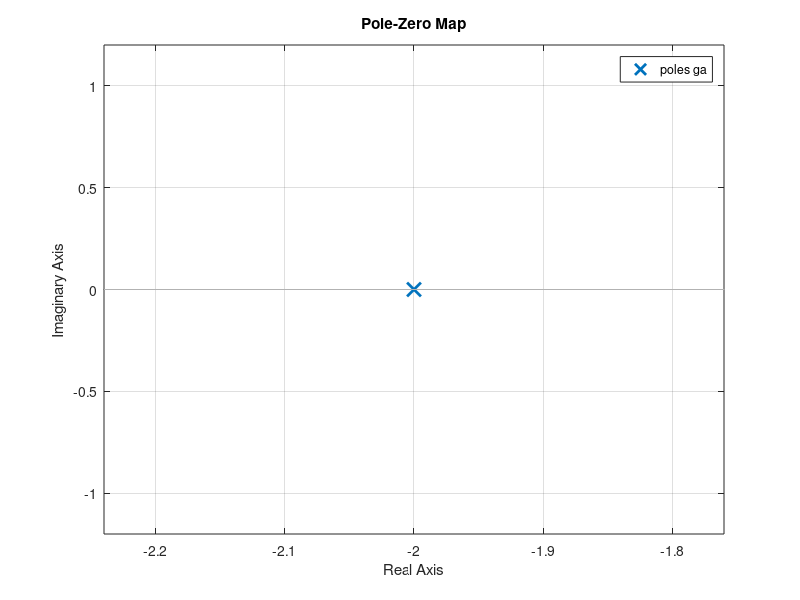
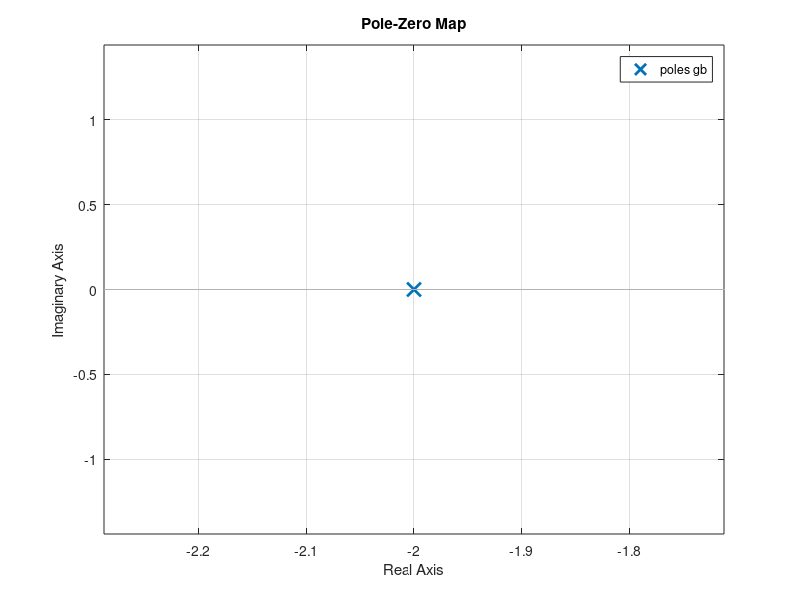
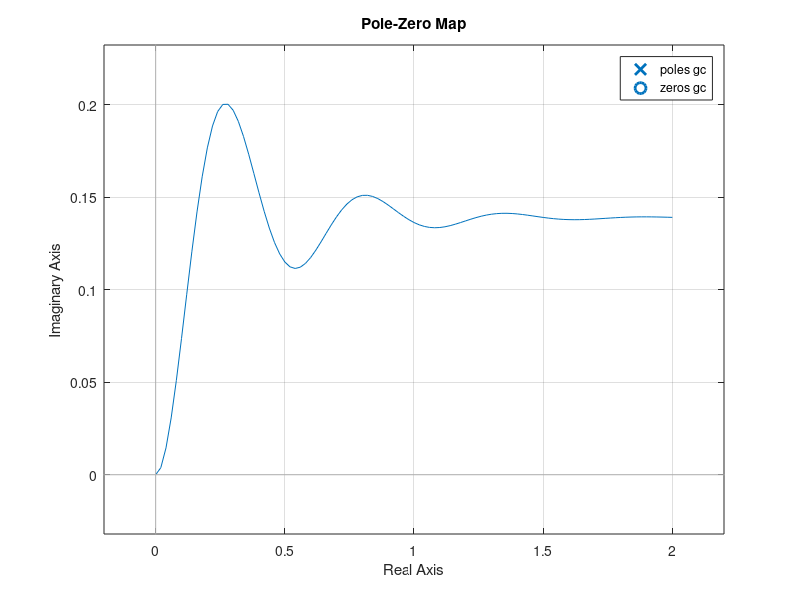

MATLAB code to generate these figures, in order:
function [] = prob8

	if(is_octave())
		pkg load control
	end

	%8a
	ga = tf([2],[1,2]);
	pzmap(ga);
	[p,z] = pzmap(ga)
	print -djpg -color 'prob8a.jpg'
	close

	%8b
	gb = tf([20],[1,6,144]);
	pzmap(gb);
	[p,z] = pzmap(gb)
	print -djpg -color 'prob8b.jpg'
	step(gb)
	close

	%8c
	gc = tf([1,5],[1,20,100]);
	pzmap(gc);
	[p,z] = pzmap(gc)
	print -djpg -color 'prob8c.jpg'
	step(gc)

end

function r = is_octave()
	persistent x;
	if (isempty (x))
		x = exist ('OCTAVE_VERSION', 'builtin');
	end
	r = x;
end
